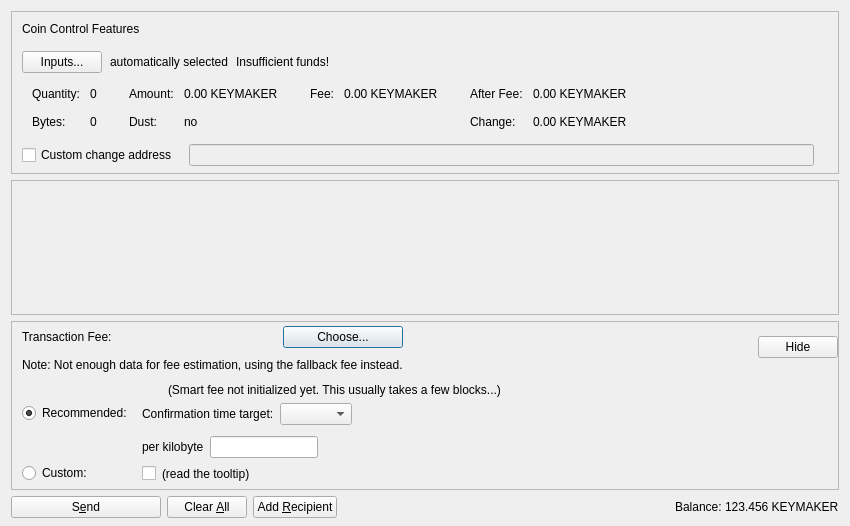
<?xml version="1.0" encoding="UTF-8"?>
<ui version="4.0">
 <class>SendCoinsDialog</class>
 <widget class="QDialog" name="SendCoinsDialog">
  <property name="geometry">
   <rect>
    <x>0</x>
    <y>0</y>
    <width>850</width>
    <height>526</height>
   </rect>
  </property>
  <property name="windowTitle">
   <string>Send Coins</string>
  </property>
  <layout class="QVBoxLayout" name="verticalLayout" stretch="0,1,0,0">
   <property name="bottomMargin">
    <number>8</number>
   </property>
   <item>
    <widget class="QFrame" name="frameCoinControl">
     <property name="sizePolicy">
      <sizepolicy hsizetype="Expanding" vsizetype="Expanding">
       <horstretch>0</horstretch>
       <verstretch>0</verstretch>
      </sizepolicy>
     </property>
     <property name="maximumSize">
      <size>
       <width>16777215</width>
       <height>16777215</height>
      </size>
     </property>
     <property name="frameShape">
      <enum>QFrame::StyledPanel</enum>
     </property>
     <property name="frameShadow">
      <enum>QFrame::Sunken</enum>
     </property>
     <layout class="QVBoxLayout" name="verticalLayoutCoinControl2">
      <property name="spacing">
       <number>0</number>
      </property>
      <property name="leftMargin">
       <number>0</number>
      </property>
      <property name="topMargin">
       <number>0</number>
      </property>
      <property name="rightMargin">
       <number>0</number>
      </property>
      <property name="bottomMargin">
       <number>6</number>
      </property>
      <item>
       <layout class="QVBoxLayout" name="verticalLayoutCoinControl" stretch="0,0,0,0,1">
        <property name="spacing">
         <number>0</number>
        </property>
        <property name="leftMargin">
         <number>10</number>
        </property>
        <property name="topMargin">
         <number>10</number>
        </property>
        <item>
         <layout class="QHBoxLayout" name="horizontalLayoutCoinControl1">
          <property name="bottomMargin">
           <number>15</number>
          </property>
          <item>
           <widget class="QLabel" name="labelCoinControlFeatures">
            <property name="sizePolicy">
             <sizepolicy hsizetype="Preferred" vsizetype="Maximum">
              <horstretch>0</horstretch>
              <verstretch>0</verstretch>
             </sizepolicy>
            </property>
            <property name="text">
             <string>Coin Control Features</string>
            </property>
           </widget>
          </item>
         </layout>
        </item>
        <item>
         <layout class="QHBoxLayout" name="horizontalLayoutCoinControl2" stretch="0,0,0,0">
          <property name="spacing">
           <number>8</number>
          </property>
          <property name="bottomMargin">
           <number>10</number>
          </property>
          <item>
           <widget class="QPushButton" name="pushButtonCoinControl">
            <property name="styleSheet">
             <string notr="true"/>
            </property>
            <property name="text">
             <string>Inputs...</string>
            </property>
            <property name="autoDefault">
             <bool>false</bool>
            </property>
           </widget>
          </item>
          <item>
           <widget class="QLabel" name="labelCoinControlAutomaticallySelected">
            <property name="text">
             <string>automatically selected</string>
            </property>
            <property name="margin">
             <number>5</number>
            </property>
           </widget>
          </item>
          <item>
           <widget class="QLabel" name="labelCoinControlInsuffFunds">
            <property name="text">
             <string>Insufficient funds!</string>
            </property>
            <property name="margin">
             <number>5</number>
            </property>
           </widget>
          </item>
          <item>
           <spacer name="horizontalSpacerCoinControl">
            <property name="orientation">
             <enum>Qt::Horizontal</enum>
            </property>
            <property name="sizeHint" stdset="0">
             <size>
              <width>40</width>
              <height>1</height>
             </size>
            </property>
           </spacer>
          </item>
         </layout>
        </item>
        <item>
         <widget class="QWidget" name="widgetCoinControl" native="true">
          <property name="sizePolicy">
           <sizepolicy hsizetype="Preferred" vsizetype="Preferred">
            <horstretch>0</horstretch>
            <verstretch>0</verstretch>
           </sizepolicy>
          </property>
          <property name="minimumSize">
           <size>
            <width>0</width>
            <height>0</height>
           </size>
          </property>
          <property name="styleSheet">
           <string notr="true"/>
          </property>
          <layout class="QHBoxLayout" name="horizontalLayoutCoinControl5">
           <property name="leftMargin">
            <number>0</number>
           </property>
           <property name="topMargin">
            <number>0</number>
           </property>
           <property name="rightMargin">
            <number>0</number>
           </property>
           <property name="bottomMargin">
            <number>0</number>
           </property>
           <item>
            <layout class="QHBoxLayout" name="horizontalLayoutCoinControl3" stretch="0,0,0,1">
             <property name="spacing">
              <number>20</number>
             </property>
             <property name="topMargin">
              <number>0</number>
             </property>
             <property name="bottomMargin">
              <number>10</number>
             </property>
             <item>
              <layout class="QFormLayout" name="formLayoutCoinControl1">
               <property name="horizontalSpacing">
                <number>10</number>
               </property>
               <property name="verticalSpacing">
                <number>14</number>
               </property>
               <property name="leftMargin">
                <number>10</number>
               </property>
               <property name="topMargin">
                <number>4</number>
               </property>
               <property name="rightMargin">
                <number>6</number>
               </property>
               <item row="0" column="0">
                <widget class="QLabel" name="labelCoinControlQuantityText">
                 <property name="text">
                  <string>Quantity:</string>
                 </property>
                 <property name="margin">
                  <number>0</number>
                 </property>
                </widget>
               </item>
               <item row="0" column="1">
                <widget class="QLabel" name="labelCoinControlQuantity">
                 <property name="cursor">
                  <cursorShape>IBeamCursor</cursorShape>
                 </property>
                 <property name="contextMenuPolicy">
                  <enum>Qt::ActionsContextMenu</enum>
                 </property>
                 <property name="text">
                  <string notr="true">0</string>
                 </property>
                 <property name="margin">
                  <number>0</number>
                 </property>
                 <property name="textInteractionFlags">
                  <set>Qt::LinksAccessibleByMouse|Qt::TextSelectableByKeyboard|Qt::TextSelectableByMouse</set>
                 </property>
                </widget>
               </item>
               <item row="1" column="0">
                <widget class="QLabel" name="labelCoinControlBytesText">
                 <property name="text">
                  <string>Bytes:</string>
                 </property>
                </widget>
               </item>
               <item row="1" column="1">
                <widget class="QLabel" name="labelCoinControlBytes">
                 <property name="cursor">
                  <cursorShape>IBeamCursor</cursorShape>
                 </property>
                 <property name="contextMenuPolicy">
                  <enum>Qt::ActionsContextMenu</enum>
                 </property>
                 <property name="text">
                  <string notr="true">0</string>
                 </property>
                 <property name="textInteractionFlags">
                  <set>Qt::LinksAccessibleByMouse|Qt::TextSelectableByKeyboard|Qt::TextSelectableByMouse</set>
                 </property>
                </widget>
               </item>
              </layout>
             </item>
             <item>
              <layout class="QFormLayout" name="formLayoutCoinControl2">
               <property name="horizontalSpacing">
                <number>10</number>
               </property>
               <property name="verticalSpacing">
                <number>14</number>
               </property>
               <property name="leftMargin">
                <number>6</number>
               </property>
               <property name="topMargin">
                <number>4</number>
               </property>
               <property name="rightMargin">
                <number>6</number>
               </property>
               <item row="0" column="0">
                <widget class="QLabel" name="labelCoinControlAmountText">
                 <property name="text">
                  <string>Amount:</string>
                 </property>
                 <property name="margin">
                  <number>0</number>
                 </property>
                </widget>
               </item>
               <item row="0" column="1">
                <widget class="QLabel" name="labelCoinControlAmount">
                 <property name="cursor">
                  <cursorShape>IBeamCursor</cursorShape>
                 </property>
                 <property name="contextMenuPolicy">
                  <enum>Qt::ActionsContextMenu</enum>
                 </property>
                 <property name="text">
                  <string notr="true">0.00 KEYMAKER</string>
                 </property>
                 <property name="textInteractionFlags">
                  <set>Qt::LinksAccessibleByMouse|Qt::TextSelectableByKeyboard|Qt::TextSelectableByMouse</set>
                 </property>
                </widget>
               </item>
               <item row="1" column="0">
                <widget class="QLabel" name="labelCoinControlLowOutputText">
                 <property name="text">
                  <string>Dust:</string>
                 </property>
                </widget>
               </item>
               <item row="1" column="1">
                <widget class="QLabel" name="labelCoinControlLowOutput">
                 <property name="cursor">
                  <cursorShape>IBeamCursor</cursorShape>
                 </property>
                 <property name="contextMenuPolicy">
                  <enum>Qt::ActionsContextMenu</enum>
                 </property>
                 <property name="text">
                  <string notr="true">no</string>
                 </property>
                 <property name="textInteractionFlags">
                  <set>Qt::LinksAccessibleByMouse|Qt::TextSelectableByKeyboard|Qt::TextSelectableByMouse</set>
                 </property>
                </widget>
               </item>
              </layout>
             </item>
             <item>
              <layout class="QFormLayout" name="formLayoutCoinControl3">
               <property name="horizontalSpacing">
                <number>10</number>
               </property>
               <property name="verticalSpacing">
                <number>14</number>
               </property>
               <property name="leftMargin">
                <number>6</number>
               </property>
               <property name="topMargin">
                <number>4</number>
               </property>
               <property name="rightMargin">
                <number>6</number>
               </property>
               <item row="0" column="0">
                <widget class="QLabel" name="labelCoinControlFeeText">
                 <property name="text">
                  <string>Fee:</string>
                 </property>
                 <property name="margin">
                  <number>0</number>
                 </property>
                </widget>
               </item>
               <item row="0" column="1">
                <widget class="QLabel" name="labelCoinControlFee">
                 <property name="cursor">
                  <cursorShape>IBeamCursor</cursorShape>
                 </property>
                 <property name="contextMenuPolicy">
                  <enum>Qt::ActionsContextMenu</enum>
                 </property>
                 <property name="text">
                  <string notr="true">0.00 KEYMAKER</string>
                 </property>
                 <property name="textInteractionFlags">
                  <set>Qt::LinksAccessibleByMouse|Qt::TextSelectableByKeyboard|Qt::TextSelectableByMouse</set>
                 </property>
                </widget>
               </item>
              </layout>
             </item>
             <item>
              <layout class="QFormLayout" name="formLayoutCoinControl4">
               <property name="horizontalSpacing">
                <number>10</number>
               </property>
               <property name="verticalSpacing">
                <number>14</number>
               </property>
               <property name="leftMargin">
                <number>6</number>
               </property>
               <property name="topMargin">
                <number>4</number>
               </property>
               <property name="rightMargin">
                <number>6</number>
               </property>
               <item row="0" column="0">
                <widget class="QLabel" name="labelCoinControlAfterFeeText">
                 <property name="text">
                  <string>After Fee:</string>
                 </property>
                 <property name="margin">
                  <number>0</number>
                 </property>
                </widget>
               </item>
               <item row="0" column="1">
                <widget class="QLabel" name="labelCoinControlAfterFee">
                 <property name="cursor">
                  <cursorShape>IBeamCursor</cursorShape>
                 </property>
                 <property name="contextMenuPolicy">
                  <enum>Qt::ActionsContextMenu</enum>
                 </property>
                 <property name="text">
                  <string notr="true">0.00 KEYMAKER</string>
                 </property>
                 <property name="textInteractionFlags">
                  <set>Qt::LinksAccessibleByMouse|Qt::TextSelectableByKeyboard|Qt::TextSelectableByMouse</set>
                 </property>
                </widget>
               </item>
               <item row="1" column="0">
                <widget class="QLabel" name="labelCoinControlChangeText">
                 <property name="text">
                  <string>Change:</string>
                 </property>
                </widget>
               </item>
               <item row="1" column="1">
                <widget class="QLabel" name="labelCoinControlChange">
                 <property name="cursor">
                  <cursorShape>IBeamCursor</cursorShape>
                 </property>
                 <property name="contextMenuPolicy">
                  <enum>Qt::ActionsContextMenu</enum>
                 </property>
                 <property name="text">
                  <string notr="true">0.00 KEYMAKER</string>
                 </property>
                 <property name="textInteractionFlags">
                  <set>Qt::LinksAccessibleByMouse|Qt::TextSelectableByKeyboard|Qt::TextSelectableByMouse</set>
                 </property>
                </widget>
               </item>
              </layout>
             </item>
            </layout>
           </item>
          </layout>
         </widget>
        </item>
        <item>
         <layout class="QHBoxLayout" name="horizontalLayoutCoinControl4" stretch="0,0,0">
          <property name="spacing">
           <number>12</number>
          </property>
          <property name="sizeConstraint">
           <enum>QLayout::SetDefaultConstraint</enum>
          </property>
          <property name="topMargin">
           <number>5</number>
          </property>
          <property name="rightMargin">
           <number>5</number>
          </property>
          <item>
           <widget class="QCheckBox" name="checkBoxCoinControlChange">
            <property name="toolTip">
             <string>If this is activated, but the change address is empty or invalid, change will be sent to a newly generated address.</string>
            </property>
            <property name="text">
             <string>Custom change address</string>
            </property>
           </widget>
          </item>
          <item>
           <widget class="QValidatedLineEdit" name="lineEditCoinControlChange">
            <property name="enabled">
             <bool>false</bool>
            </property>
            <property name="sizePolicy">
             <sizepolicy hsizetype="Expanding" vsizetype="Fixed">
              <horstretch>0</horstretch>
              <verstretch>0</verstretch>
             </sizepolicy>
            </property>
           </widget>
          </item>
          <item>
           <widget class="QLabel" name="labelCoinControlChangeLabel">
            <property name="sizePolicy">
             <sizepolicy hsizetype="Preferred" vsizetype="Expanding">
              <horstretch>0</horstretch>
              <verstretch>0</verstretch>
             </sizepolicy>
            </property>
            <property name="minimumSize">
             <size>
              <width>0</width>
              <height>0</height>
             </size>
            </property>
            <property name="text">
             <string/>
            </property>
            <property name="margin">
             <number>3</number>
            </property>
           </widget>
          </item>
         </layout>
        </item>
        <item>
         <spacer name="verticalSpacerCoinControl">
          <property name="orientation">
           <enum>Qt::Vertical</enum>
          </property>
          <property name="sizeHint" stdset="0">
           <size>
            <width>800</width>
            <height>1</height>
           </size>
          </property>
         </spacer>
        </item>
       </layout>
      </item>
     </layout>
    </widget>
   </item>
   <item>
    <widget class="QScrollArea" name="scrollArea">
     <property name="widgetResizable">
      <bool>true</bool>
     </property>
     <widget class="QWidget" name="scrollAreaWidgetContents">
      <property name="geometry">
       <rect>
        <x>0</x>
        <y>0</y>
        <width>830</width>
        <height>104</height>
       </rect>
      </property>
      <layout class="QVBoxLayout" name="verticalLayout_2" stretch="0,1">
       <property name="leftMargin">
        <number>0</number>
       </property>
       <property name="topMargin">
        <number>0</number>
       </property>
       <property name="rightMargin">
        <number>0</number>
       </property>
       <property name="bottomMargin">
        <number>0</number>
       </property>
       <item>
        <layout class="QVBoxLayout" name="entries">
         <property name="spacing">
          <number>6</number>
         </property>
        </layout>
       </item>
       <item>
        <spacer name="verticalSpacer">
         <property name="orientation">
          <enum>Qt::Vertical</enum>
         </property>
         <property name="sizeHint" stdset="0">
          <size>
           <width>20</width>
           <height>40</height>
          </size>
         </property>
        </spacer>
       </item>
      </layout>
     </widget>
    </widget>
   </item>
   <item>
    <widget class="QFrame" name="frameFee">
     <property name="sizePolicy">
      <sizepolicy hsizetype="Expanding" vsizetype="Expanding">
       <horstretch>0</horstretch>
       <verstretch>0</verstretch>
      </sizepolicy>
     </property>
     <property name="maximumSize">
      <size>
       <width>16777215</width>
       <height>16777215</height>
      </size>
     </property>
     <property name="frameShape">
      <enum>QFrame::StyledPanel</enum>
     </property>
     <property name="frameShadow">
      <enum>QFrame::Sunken</enum>
     </property>
     <layout class="QVBoxLayout" name="verticalLayoutFee1">
      <property name="spacing">
       <number>0</number>
      </property>
      <property name="leftMargin">
       <number>0</number>
      </property>
      <property name="topMargin">
       <number>0</number>
      </property>
      <property name="rightMargin">
       <number>0</number>
      </property>
      <property name="bottomMargin">
       <number>0</number>
      </property>
      <item>
       <layout class="QVBoxLayout" name="verticalLayoutFee2" stretch="0,0,0">
        <property name="spacing">
         <number>0</number>
        </property>
        <property name="leftMargin">
         <number>10</number>
        </property>
        <property name="topMargin">
         <number>0</number>
        </property>
        <item>
         <layout class="QHBoxLayout" name="horizontalLayoutFee1">
          <property name="bottomMargin">
           <number>0</number>
          </property>
          <item>
           <layout class="QVBoxLayout" name="verticalLayoutFee7">
            <property name="spacing">
             <number>0</number>
            </property>
            <item>
             <spacer name="verticalSpacerSmartFee">
              <property name="orientation">
               <enum>Qt::Vertical</enum>
              </property>
              <property name="sizeType">
               <enum>QSizePolicy::Fixed</enum>
              </property>
              <property name="sizeHint" stdset="0">
               <size>
                <width>1</width>
                <height>4</height>
               </size>
              </property>
             </spacer>
            </item>
            <item>
             <layout class="QHBoxLayout" name="horizontalLayoutSmartFee">
              <property name="spacing">
               <number>10</number>
              </property>
              <item>
               <widget class="QLabel" name="labelFeeHeadline">
                <property name="sizePolicy">
                 <sizepolicy hsizetype="Preferred" vsizetype="Maximum">
                  <horstretch>0</horstretch>
                  <verstretch>0</verstretch>
                 </sizepolicy>
                </property>
                <property name="text">
                 <string>Transaction Fee:</string>
                </property>
               </widget>
              </item>
              <item>
               <widget class="QLabel" name="labelFeeMinimized">
                <property name="text">
                 <string/>
                </property>
               </widget>
              </item>
              <item>
               <widget class="QPushButton" name="buttonChooseFee">
                <property name="text">
                 <string>Choose...</string>
                </property>
               </widget>
              </item>
             </layout>
            </item>
            <item>
             <spacer name="verticalSpacer_7">
              <property name="orientation">
               <enum>Qt::Vertical</enum>
              </property>
              <property name="sizeHint" stdset="0">
               <size>
                <width>1</width>
                <height>10</height>
               </size>
              </property>
             </spacer>
            </item>
            <item>
             <widget class="QLabel" name="fallbackFeeWarningLabel">
              <property name="toolTip">
               <string>Using the fallbackfee can result in sending a transaction that will take several hours or days (or never) to confirm. Consider choosing your fee manually or wait until you have validated the complete chain.</string>
              </property>
              <property name="text">
               <string>Note: Not enough data for fee estimation, using the fallback fee instead.</string>
              </property>
              <property name="wordWrap">
               <bool>false</bool>
              </property>
             </widget>
            </item>
            <item>
             <spacer name="verticalSpacer_5">
              <property name="orientation">
               <enum>Qt::Vertical</enum>
              </property>
              <property name="sizeHint" stdset="0">
               <size>
                <width>1</width>
                <height>1</height>
               </size>
              </property>
             </spacer>
            </item>
           </layout>
          </item>
          <item>
           <spacer name="horizontalSpacer_4">
            <property name="orientation">
             <enum>Qt::Horizontal</enum>
            </property>
            <property name="sizeHint" stdset="0">
             <size>
              <width>1</width>
              <height>1</height>
             </size>
            </property>
           </spacer>
          </item>
          <item>
           <widget class="QPushButton" name="buttonMinimizeFee">
            <property name="toolTip">
             <string>collapse fee-settings</string>
            </property>
            <property name="text">
             <string>Hide</string>
            </property>
           </widget>
          </item>
         </layout>
        </item>
        <item>
         <widget class="QFrame" name="frameFeeSelection">
          <layout class="QVBoxLayout" name="verticalLayoutFee12">
           <property name="spacing">
            <number>0</number>
           </property>
           <property name="leftMargin">
            <number>0</number>
           </property>
           <property name="topMargin">
            <number>0</number>
           </property>
           <property name="rightMargin">
            <number>0</number>
           </property>
           <property name="bottomMargin">
            <number>0</number>
           </property>
           <item>
            <layout class="QGridLayout" name="gridLayoutFee">
             <property name="topMargin">
              <number>10</number>
             </property>
             <property name="bottomMargin">
              <number>4</number>
             </property>
             <property name="horizontalSpacing">
              <number>10</number>
             </property>
             <property name="verticalSpacing">
              <number>4</number>
             </property>
             <item row="1" column="1">
              <layout class="QVBoxLayout" name="verticalLayoutFee8">
               <property name="spacing">
                <number>6</number>
               </property>
               <property name="topMargin">
                <number>3</number>
               </property>
               <item>
                <layout class="QHBoxLayout" name="horizontalLayoutFee13" stretch="0,0,1">
                 <item>
                  <widget class="QLabel" name="labelCustomPerKilobyte">
                   <property name="toolTip">
                    <string>If the custom fee is set to 1000 bitting and the transaction is only 250 bytes, then &quot;per kilobyte&quot; only pays 250 bitting in fee,&lt;br /&gt;while &quot;at least&quot; pays 1000 bitting. For transactions bigger than a kilobyte both pay by kilobyte.</string>
                   </property>
                   <property name="text">
                    <string>per kilobyte</string>
                   </property>
                  </widget>
                 </item>
                 <item>
                  <widget class="BitcoinAmountField" name="customFee"/>
                 </item>
                 <item>
                  <spacer name="horizontalSpacer_6">
                   <property name="orientation">
                    <enum>Qt::Horizontal</enum>
                   </property>
                   <property name="sizeHint" stdset="0">
                    <size>
                     <width>1</width>
                     <height>1</height>
                    </size>
                   </property>
                  </spacer>
                 </item>
                </layout>
               </item>
               <item>
                <layout class="QHBoxLayout" name="horizontalLayoutFee8">
                 <item>
                  <widget class="QCheckBox" name="checkBoxMinimumFee">
                   <property name="toolTip">
                    <string>Paying only the minimum fee is just fine as long as there is less transaction volume than space in the blocks.&lt;br /&gt;But be aware that this can end up in a never confirming transaction once there is more demand for keymaker transactions than the network can process.</string>
                   </property>
                   <property name="text">
                    <string/>
                   </property>
                  </widget>
                 </item>
                 <item>
                  <widget class="QLabel" name="labelMinFeeWarning">
                   <property name="enabled">
                    <bool>true</bool>
                   </property>
                   <property name="toolTip">
                    <string>Paying only the minimum fee is just fine as long as there is less transaction volume than space in the blocks.&lt;br /&gt;But be aware that this can end up in a never confirming transaction once there is more demand for keymaker transactions than the network can process.</string>
                   </property>
                   <property name="text">
                    <string>(read the tooltip)</string>
                   </property>
                   <property name="margin">
                    <number>5</number>
                   </property>
                  </widget>
                 </item>
                 <item>
                  <spacer name="horizontalSpacer_2">
                   <property name="orientation">
                    <enum>Qt::Horizontal</enum>
                   </property>
                   <property name="sizeHint" stdset="0">
                    <size>
                     <width>1</width>
                     <height>1</height>
                    </size>
                   </property>
                  </spacer>
                 </item>
                </layout>
               </item>
              </layout>
             </item>
             <item row="0" column="0">
              <layout class="QVBoxLayout" name="verticalLayoutFee4" stretch="0,1">
               <property name="topMargin">
                <number>20</number>
               </property>
               <property name="bottomMargin">
                <number>3</number>
               </property>
               <item>
                <widget class="QRadioButton" name="radioSmartFee">
                 <property name="text">
                  <string>Recommended:</string>
                 </property>
                 <property name="checked">
                  <bool>true</bool>
                 </property>
                 <attribute name="buttonGroup">
                  <string notr="true">groupFee</string>
                 </attribute>
                </widget>
               </item>
               <item>
                <spacer name="verticalSpacer_2">
                 <property name="orientation">
                  <enum>Qt::Vertical</enum>
                 </property>
                 <property name="sizeHint" stdset="0">
                  <size>
                   <width>1</width>
                   <height>1</height>
                  </size>
                 </property>
                </spacer>
               </item>
              </layout>
             </item>
             <item row="1" column="0">
              <layout class="QVBoxLayout" name="verticalLayoutFee9" stretch="0,1">
               <property name="topMargin">
                <number>30</number>
               </property>
               <item>
                <widget class="QRadioButton" name="radioCustomFee">
                 <property name="text">
                  <string>Custom:</string>
                 </property>
                 <attribute name="buttonGroup">
                  <string notr="true">groupFee</string>
                 </attribute>
                </widget>
               </item>
               <item>
                <spacer name="verticalSpacer_6">
                 <property name="orientation">
                  <enum>Qt::Vertical</enum>
                 </property>
                 <property name="sizeHint" stdset="0">
                  <size>
                   <width>1</width>
                   <height>1</height>
                  </size>
                 </property>
                </spacer>
               </item>
              </layout>
             </item>
             <item row="0" column="1">
              <layout class="QVBoxLayout" name="verticalLayoutFee3" stretch="0,0,1">
               <property name="spacing">
                <number>6</number>
               </property>
               <property name="topMargin">
                <number>0</number>
               </property>
               <property name="bottomMargin">
                <number>3</number>
               </property>
               <item>
                <layout class="QHBoxLayout" name="horizontalLayoutFee12">
                 <item>
                  <widget class="QLabel" name="labelSmartFee">
                   <property name="text">
                    <string/>
                   </property>
                   <property name="margin">
                    <number>2</number>
                   </property>
                  </widget>
                 </item>
                 <item>
                  <widget class="QLabel" name="labelFeeEstimation">
                   <property name="text">
                    <string/>
                   </property>
                  </widget>
                 </item>
                 <item>
                  <widget class="QLabel" name="labelSmartFee2">
                   <property name="text">
                    <string>(Smart fee not initialized yet. This usually takes a few blocks...)</string>
                   </property>
                   <property name="margin">
                    <number>2</number>
                   </property>
                  </widget>
                 </item>
                 <item>
                  <spacer name="horizontalSpacer_5">
                   <property name="orientation">
                    <enum>Qt::Horizontal</enum>
                   </property>
                   <property name="sizeHint" stdset="0">
                    <size>
                     <width>1</width>
                     <height>1</height>
                    </size>
                   </property>
                  </spacer>
                 </item>
                </layout>
               </item>
               <item>
                <layout class="QHBoxLayout" name="horizontalLayoutFee9">
                 <item>
                  <layout class="QVBoxLayout" name="verticalLayoutFee6">
                   <item>
                    <widget class="QLabel" name="labelSmartFee3">
                     <property name="text">
                      <string>Confirmation time target:</string>
                     </property>
                     <property name="margin">
                      <number>2</number>
                     </property>
                    </widget>
                   </item>
                  </layout>
                 </item>
                 <item>
                  <layout class="QVBoxLayout" name="verticalLayoutFee5">
                   <property name="rightMargin">
                    <number>30</number>
                   </property>
                   <item>
                    <layout class="QHBoxLayout" name="horizontalLayoutConfTarget">
                     <property name="bottomMargin">
                      <number>0</number>
                     </property>
                     <item>
                      <widget class="QComboBox" name="confTargetSelector"/>
                     </item>
                     <item>
                      <spacer name="horizontalSpacerConfTarget">
                       <property name="orientation">
                        <enum>Qt::Horizontal</enum>
                       </property>
                       <property name="sizeHint" stdset="0">
                        <size>
                         <width>40</width>
                         <height>20</height>
                        </size>
                       </property>
                      </spacer>
                     </item>
                    </layout>
                   </item>
                  </layout>
                 </item>
                </layout>
               </item>
               <item>
                <spacer name="verticalSpacer_4">
                 <property name="orientation">
                  <enum>Qt::Vertical</enum>
                 </property>
                 <property name="sizeHint" stdset="0">
                  <size>
                   <width>1</width>
                   <height>1</height>
                  </size>
                 </property>
                </spacer>
               </item>
              </layout>
             </item>
            </layout>
           </item>
          </layout>
         </widget>
        </item>
        <item>
         <spacer name="verticalSpacerFee">
          <property name="orientation">
           <enum>Qt::Vertical</enum>
          </property>
          <property name="sizeHint" stdset="0">
           <size>
            <width>800</width>
            <height>1</height>
           </size>
          </property>
         </spacer>
        </item>
       </layout>
      </item>
     </layout>
    </widget>
   </item>
   <item>
    <layout class="QHBoxLayout" name="horizontalLayout">
     <item>
      <widget class="QPushButton" name="sendButton">
       <property name="minimumSize">
        <size>
         <width>150</width>
         <height>0</height>
        </size>
       </property>
       <property name="toolTip">
        <string>Confirm the send action</string>
       </property>
       <property name="text">
        <string>S&amp;end</string>
       </property>
       <property name="autoDefault">
        <bool>false</bool>
       </property>
       <property name="default">
        <bool>false</bool>
       </property>
      </widget>
     </item>
     <item>
      <widget class="QPushButton" name="clearButton">
       <property name="sizePolicy">
        <sizepolicy hsizetype="Minimum" vsizetype="Fixed">
         <horstretch>0</horstretch>
         <verstretch>0</verstretch>
        </sizepolicy>
       </property>
       <property name="toolTip">
        <string>Clear all fields of the form.</string>
       </property>
       <property name="text">
        <string>Clear &amp;All</string>
       </property>
       <property name="autoDefault">
        <bool>false</bool>
       </property>
      </widget>
     </item>
     <item>
      <widget class="QPushButton" name="addButton">
       <property name="toolTip">
        <string>Send to multiple recipients at once</string>
       </property>
       <property name="text">
        <string>Add &amp;Recipient</string>
       </property>
       <property name="autoDefault">
        <bool>false</bool>
       </property>
      </widget>
     </item>
     <item>
      <spacer name="horizontalSpacer">
       <property name="orientation">
        <enum>Qt::Horizontal</enum>
       </property>
       <property name="sizeHint" stdset="0">
        <size>
         <width>40</width>
         <height>20</height>
        </size>
       </property>
      </spacer>
     </item>
     <item>
      <layout class="QHBoxLayout" name="horizontalLayout_2">
       <property name="spacing">
        <number>3</number>
       </property>
       <item>
        <widget class="QLabel" name="labelBalanceText">
         <property name="text">
          <string>Balance:</string>
         </property>
        </widget>
       </item>
       <item>
        <widget class="QLabel" name="labelBalance">
         <property name="sizePolicy">
          <sizepolicy hsizetype="Preferred" vsizetype="Preferred">
           <horstretch>0</horstretch>
           <verstretch>0</verstretch>
          </sizepolicy>
         </property>
         <property name="cursor">
          <cursorShape>IBeamCursor</cursorShape>
         </property>
         <property name="text">
          <string notr="true">123.456 KEYMAKER</string>
         </property>
         <property name="textInteractionFlags">
          <set>Qt::LinksAccessibleByMouse|Qt::TextSelectableByKeyboard|Qt::TextSelectableByMouse</set>
         </property>
        </widget>
       </item>
      </layout>
     </item>
    </layout>
   </item>
  </layout>
 </widget>
 <customwidgets>
  <customwidget>
   <class>QValidatedLineEdit</class>
   <extends>QLineEdit</extends>
   <header>qt/qvalidatedlineedit.h</header>
  </customwidget>
  <customwidget>
   <class>BitcoinAmountField</class>
   <extends>QLineEdit</extends>
   <header>qt/bitcoinamountfield.h</header>
   <container>1</container>
  </customwidget>
 </customwidgets>
 <resources>
  <include location="../keymaker.qrc"/>
 </resources>
 <connections/>
 <buttongroups>
  <buttongroup name="groupFee"/>
 </buttongroups>
</ui>
